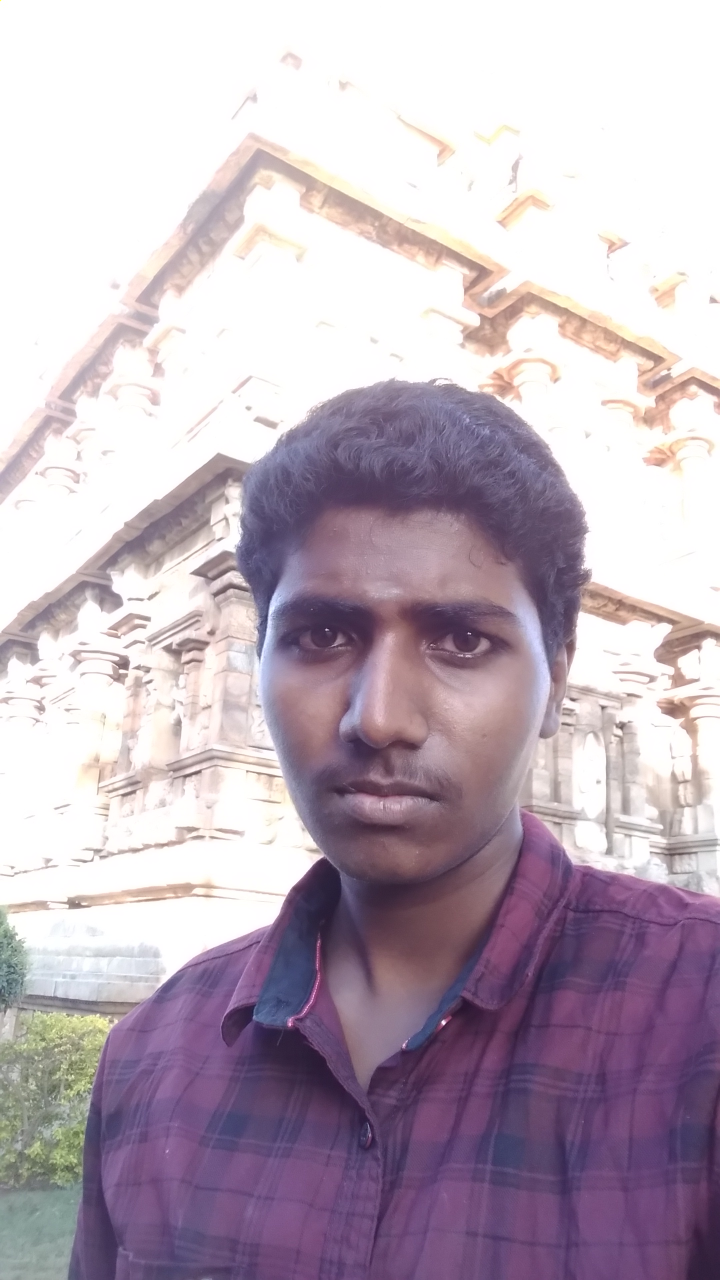
#> input picture test/learn/assets/ref.jpg, 1440 x 2560 px (shown at 1/2 size)
$ python face_verify.py
#> lines starting #> are read from the running program, lines starting #| are printed output that depends on the picture; after the words box and inside, x2 and y2 are one past the last pixel; in counts of white or black regions, pixels touching at a corner belong together
import cv2

facedetect = cv2.CascadeClassifier(cv2.data.haarcascades+'haarcascade_frontalface_alt.xml')

ref_img_path = 'assets/ref.jpg'
ref_img = cv2.imread(ref_img_path)
#> ref_img is the input picture: shape (2560, 1440, 3); mean B, G, R 186.9, 174.9, 188.6
ref_gray = cv2.cvtColor(ref_img,cv2.COLOR_BGR2GRAY)
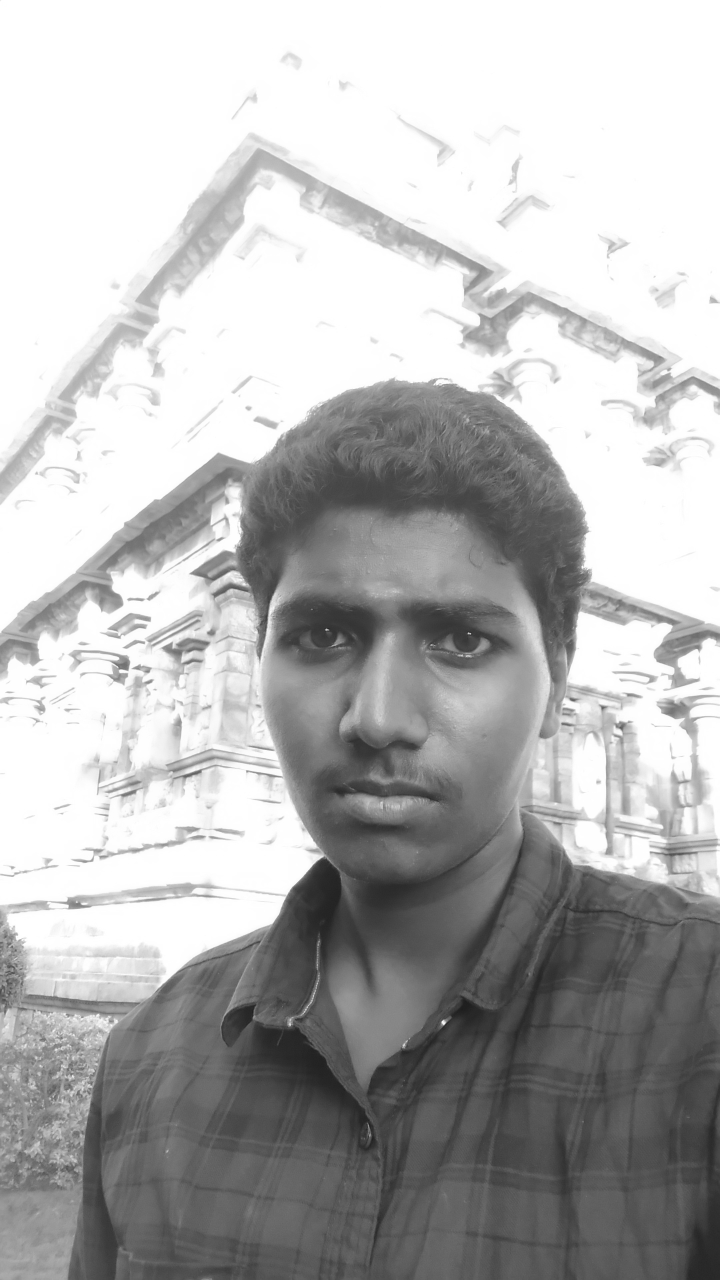
#> ref_gray: shape (2560, 1440) (shown at 1/2 size); min 22, max 255, mean 180.4

ref_face = facedetect.detectMultiScale(ref_gray,1.3,4)
#> ref_face = [[423, 997, 722, 722]]

(x,y,w,h) = ref_face[0]
#> x = 423; y = 997; w = 722; h = 722
ref_face = ref_gray[y:y+h,x:x+w]
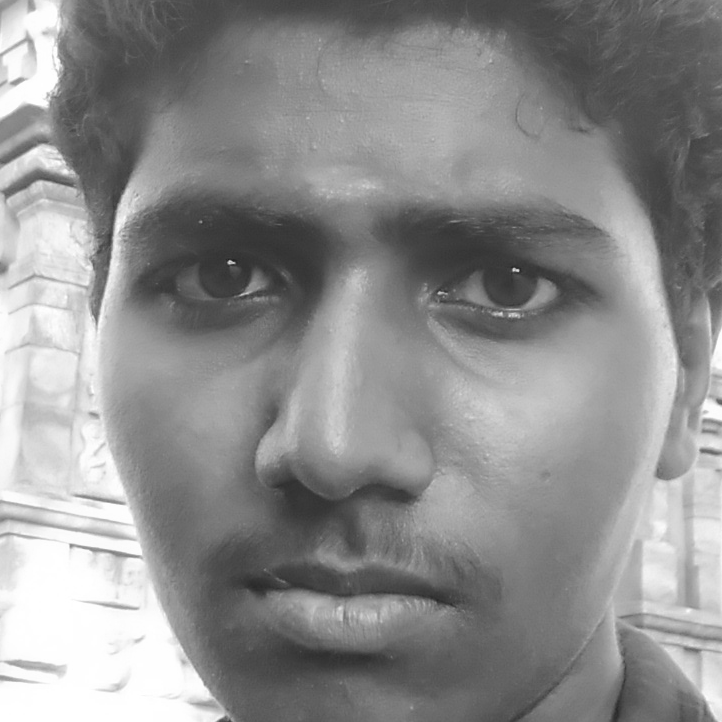
#> ref_face: shape (722, 722); min 32, max 255, mean 141.9

vid = cv2.VideoCapture(0)

while True:
    ret,frame = vid.read()
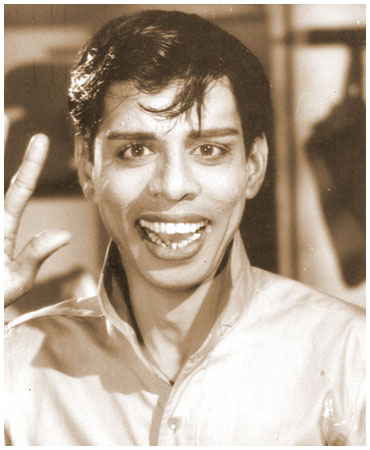
#> input picture test/learn/assets/img.jpg, 370 x 450 px, given in place of the camera
#> frame is the input picture: shape (450, 370, 3); mean B, G, R 146, 163.3, 179.4
    frame_gray = cv2.cvtColor(frame,cv2.COLOR_BGR2GRAY)
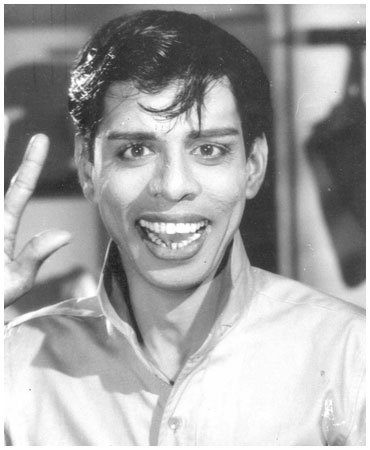
#> frame_gray: shape (450, 370); min 29, max 255, mean 166.2

    live_face = facedetect.detectMultiScale(frame_gray,1.3,4)
#> live_face = [[76, 74, 195, 195]]

    for(x,y,w,h) in live_face:
        face = frame_gray[y:y+h,x:x+w]
        resized_ref = cv2.resize(ref_face,(w,h))

        difference = cv2.absdiff(face,resized_ref)
        score = (difference**2).mean()

        if(score<100):
            label = "Matched"
            color = (0,255,0)
        else:
            label = "Not Matched"
            color = (0,0,255)
        cv2.rectangle(frame,(x,y),(x+w,y+h),color,3)
        cv2.putText(frame, label, (x, y - 10), cv2.FONT_HERSHEY_SIMPLEX, 0.8, color, 2)
#> this loop made 1 pass
#> (x, y, w, h, score, label, color) on pass 1: (76, 74, 195, 195, 109, 'Not Matched', (0, 0, 255))
#> pass 1, `face = frame_gray[y:y+h,x:x+w]`:
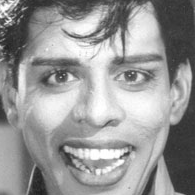
#> face: shape (195, 195); min 30, max 255, mean 151.1
#> pass 1, `difference = cv2.absdiff(face,resized_ref)`:
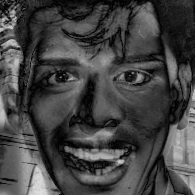
#> difference: shape (195, 195); min 0, max 224, mean 67.7
#> after the loop:
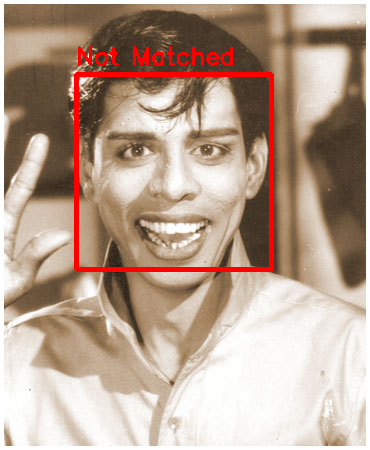
#> frame: shape (450, 370, 3); 3.02% of pixels changed, all inside (x1, y1, x2, y2) = (74, 46, 274, 272)

    cv2.imshow('Face Auth',frame)

    k = cv2.waitKey(1)
#> (key Esc is pressed here)
    if(k==27):
        break
vid.release()
cv2.destroyAllWindows()
